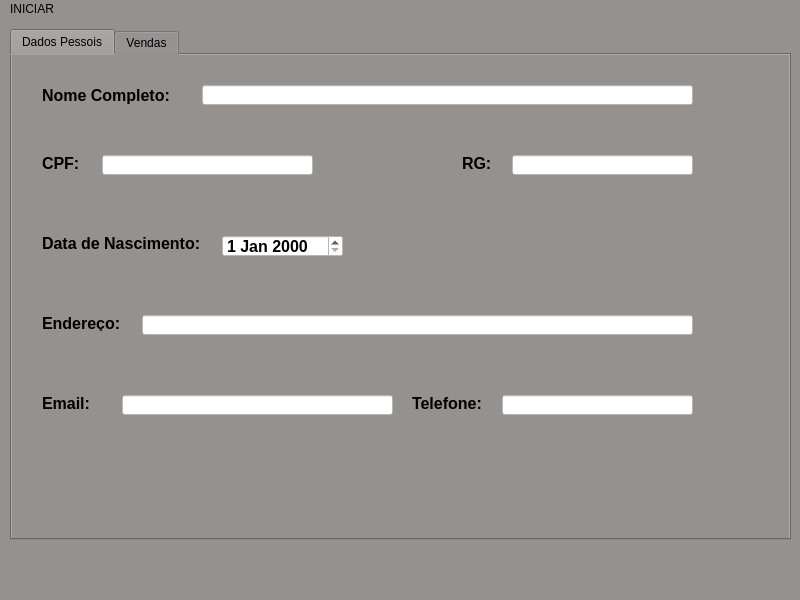
<?xml version="1.0" encoding="UTF-8"?>
<ui version="4.0">
 <class>MainWindow</class>
 <widget class="QMainWindow" name="MainWindow">
  <property name="geometry">
   <rect>
    <x>0</x>
    <y>0</y>
    <width>800</width>
    <height>600</height>
   </rect>
  </property>
  <property name="windowTitle">
   <string>MainWindow</string>
  </property>
  <property name="styleSheet">
   <string notr="true">background-color: rgb(149, 145, 143);</string>
  </property>
  <widget class="QWidget" name="centralwidget">
   <widget class="QTabWidget" name="tabWidget">
    <property name="geometry">
     <rect>
      <x>10</x>
      <y>10</y>
      <width>781</width>
      <height>511</height>
     </rect>
    </property>
    <property name="styleSheet">
     <string notr="true">background-color: rgb(149, 145, 143);</string>
    </property>
    <property name="currentIndex">
     <number>0</number>
    </property>
    <widget class="QWidget" name="tab">
     <attribute name="title">
      <string>Dados Pessois</string>
     </attribute>
     <widget class="QLabel" name="label">
      <property name="geometry">
       <rect>
        <x>30</x>
        <y>30</y>
        <width>161</width>
        <height>20</height>
       </rect>
      </property>
      <property name="font">
       <font>
        <pointsize>12</pointsize>
        <weight>75</weight>
        <bold>true</bold>
       </font>
      </property>
      <property name="text">
       <string>Nome Completo:</string>
      </property>
     </widget>
     <widget class="QLineEdit" name="lineEdit">
      <property name="geometry">
       <rect>
        <x>190</x>
        <y>30</y>
        <width>491</width>
        <height>20</height>
       </rect>
      </property>
      <property name="styleSheet">
       <string notr="true">background-color: rgb(255, 255, 255);</string>
      </property>
     </widget>
     <widget class="QLabel" name="label_2">
      <property name="geometry">
       <rect>
        <x>30</x>
        <y>180</y>
        <width>181</width>
        <height>16</height>
       </rect>
      </property>
      <property name="font">
       <font>
        <pointsize>12</pointsize>
        <weight>75</weight>
        <bold>true</bold>
       </font>
      </property>
      <property name="text">
       <string>Data de Nascimento:</string>
      </property>
     </widget>
     <widget class="QDateEdit" name="dateEdit">
      <property name="geometry">
       <rect>
        <x>210</x>
        <y>180</y>
        <width>121</width>
        <height>22</height>
       </rect>
      </property>
      <property name="font">
       <font>
        <pointsize>12</pointsize>
        <weight>75</weight>
        <bold>true</bold>
       </font>
      </property>
      <property name="styleSheet">
       <string notr="true">background-color: rgb(255, 255, 255);</string>
      </property>
     </widget>
     <widget class="QLabel" name="label_3">
      <property name="geometry">
       <rect>
        <x>400</x>
        <y>340</y>
        <width>101</width>
        <height>16</height>
       </rect>
      </property>
      <property name="font">
       <font>
        <pointsize>12</pointsize>
        <weight>75</weight>
        <bold>true</bold>
       </font>
      </property>
      <property name="text">
       <string>Telefone:</string>
      </property>
     </widget>
     <widget class="QLineEdit" name="lineEdit_2">
      <property name="geometry">
       <rect>
        <x>490</x>
        <y>340</y>
        <width>191</width>
        <height>20</height>
       </rect>
      </property>
      <property name="whatsThis">
       <string>&lt;html&gt;&lt;head/&gt;&lt;body&gt;&lt;p&gt;ex: (xx) xxxx-xxxx&lt;/p&gt;&lt;/body&gt;&lt;/html&gt;</string>
      </property>
      <property name="styleSheet">
       <string notr="true">background-color: rgb(255, 255, 255);</string>
      </property>
     </widget>
     <widget class="QLabel" name="label_4">
      <property name="geometry">
       <rect>
        <x>30</x>
        <y>100</y>
        <width>51</width>
        <height>16</height>
       </rect>
      </property>
      <property name="font">
       <font>
        <pointsize>12</pointsize>
        <weight>75</weight>
        <bold>true</bold>
       </font>
      </property>
      <property name="text">
       <string>CPF:</string>
      </property>
     </widget>
     <widget class="QLineEdit" name="lineEdit_3">
      <property name="geometry">
       <rect>
        <x>90</x>
        <y>100</y>
        <width>211</width>
        <height>20</height>
       </rect>
      </property>
      <property name="styleSheet">
       <string notr="true">background-color: rgb(255, 255, 255);</string>
      </property>
     </widget>
     <widget class="QLabel" name="label_5">
      <property name="geometry">
       <rect>
        <x>30</x>
        <y>260</y>
        <width>101</width>
        <height>16</height>
       </rect>
      </property>
      <property name="font">
       <font>
        <pointsize>12</pointsize>
        <weight>75</weight>
        <bold>true</bold>
       </font>
      </property>
      <property name="text">
       <string>Endereço:</string>
      </property>
     </widget>
     <widget class="QLineEdit" name="lineEdit_4">
      <property name="geometry">
       <rect>
        <x>130</x>
        <y>260</y>
        <width>551</width>
        <height>20</height>
       </rect>
      </property>
      <property name="styleSheet">
       <string notr="true">background-color: rgb(255, 255, 255);</string>
      </property>
     </widget>
     <widget class="QLabel" name="label_6">
      <property name="geometry">
       <rect>
        <x>30</x>
        <y>340</y>
        <width>71</width>
        <height>16</height>
       </rect>
      </property>
      <property name="font">
       <font>
        <pointsize>12</pointsize>
        <weight>75</weight>
        <bold>true</bold>
       </font>
      </property>
      <property name="text">
       <string>Email: </string>
      </property>
     </widget>
     <widget class="QLineEdit" name="lineEdit_5">
      <property name="geometry">
       <rect>
        <x>110</x>
        <y>340</y>
        <width>271</width>
        <height>20</height>
       </rect>
      </property>
      <property name="styleSheet">
       <string notr="true">background-color: rgb(255, 255, 255);</string>
      </property>
     </widget>
     <widget class="QLabel" name="label_7">
      <property name="geometry">
       <rect>
        <x>450</x>
        <y>100</y>
        <width>51</width>
        <height>16</height>
       </rect>
      </property>
      <property name="font">
       <font>
        <pointsize>12</pointsize>
        <weight>75</weight>
        <bold>true</bold>
       </font>
      </property>
      <property name="text">
       <string>RG:</string>
      </property>
     </widget>
     <widget class="QLineEdit" name="lineEdit_6">
      <property name="geometry">
       <rect>
        <x>500</x>
        <y>100</y>
        <width>181</width>
        <height>20</height>
       </rect>
      </property>
      <property name="styleSheet">
       <string notr="true">background-color: rgb(255, 255, 255);</string>
      </property>
     </widget>
    </widget>
    <widget class="QWidget" name="tab_2">
     <attribute name="title">
      <string>Vendas</string>
     </attribute>
     <widget class="QLabel" name="label_8">
      <property name="geometry">
       <rect>
        <x>50</x>
        <y>30</y>
        <width>61</width>
        <height>16</height>
       </rect>
      </property>
      <property name="font">
       <font>
        <pointsize>12</pointsize>
        <weight>75</weight>
        <bold>true</bold>
       </font>
      </property>
      <property name="text">
       <string>Plano:</string>
      </property>
     </widget>
     <widget class="QLineEdit" name="lineEdit_7">
      <property name="geometry">
       <rect>
        <x>130</x>
        <y>30</y>
        <width>231</width>
        <height>20</height>
       </rect>
      </property>
      <property name="styleSheet">
       <string notr="true">background-color: rgb(255, 255, 255);</string>
      </property>
     </widget>
     <widget class="QLabel" name="label_9">
      <property name="geometry">
       <rect>
        <x>420</x>
        <y>160</y>
        <width>61</width>
        <height>16</height>
       </rect>
      </property>
      <property name="font">
       <font>
        <pointsize>12</pointsize>
        <weight>75</weight>
        <bold>true</bold>
       </font>
      </property>
      <property name="text">
       <string>Valor: </string>
      </property>
     </widget>
     <widget class="QLineEdit" name="lineEdit_8">
      <property name="geometry">
       <rect>
        <x>500</x>
        <y>160</y>
        <width>151</width>
        <height>20</height>
       </rect>
      </property>
      <property name="styleSheet">
       <string notr="true">background-color: rgb(255, 255, 255);</string>
      </property>
     </widget>
     <widget class="QLabel" name="label_10">
      <property name="geometry">
       <rect>
        <x>50</x>
        <y>160</y>
        <width>91</width>
        <height>16</height>
       </rect>
      </property>
      <property name="font">
       <font>
        <pointsize>12</pointsize>
        <weight>75</weight>
        <bold>true</bold>
       </font>
      </property>
      <property name="text">
       <string>Corretor: </string>
      </property>
     </widget>
     <widget class="QLineEdit" name="lineEdit_9">
      <property name="geometry">
       <rect>
        <x>140</x>
        <y>160</y>
        <width>221</width>
        <height>20</height>
       </rect>
      </property>
      <property name="styleSheet">
       <string notr="true">background-color: rgb(255, 255, 255);</string>
      </property>
     </widget>
     <widget class="QLabel" name="label_11">
      <property name="geometry">
       <rect>
        <x>50</x>
        <y>300</y>
        <width>91</width>
        <height>16</height>
       </rect>
      </property>
      <property name="font">
       <font>
        <pointsize>12</pointsize>
        <weight>75</weight>
        <bold>true</bold>
       </font>
      </property>
      <property name="text">
       <string>Escritório:</string>
      </property>
     </widget>
     <widget class="QLineEdit" name="lineEdit_10">
      <property name="geometry">
       <rect>
        <x>150</x>
        <y>300</y>
        <width>211</width>
        <height>20</height>
       </rect>
      </property>
      <property name="styleSheet">
       <string notr="true">background-color: rgb(255, 255, 255);</string>
      </property>
     </widget>
     <widget class="QLabel" name="label_12">
      <property name="geometry">
       <rect>
        <x>430</x>
        <y>300</y>
        <width>111</width>
        <height>21</height>
       </rect>
      </property>
      <property name="font">
       <font>
        <pointsize>12</pointsize>
        <weight>75</weight>
        <bold>true</bold>
       </font>
      </property>
      <property name="text">
       <string>Venc / Vig :</string>
      </property>
     </widget>
     <widget class="QLineEdit" name="lineEdit_11">
      <property name="geometry">
       <rect>
        <x>540</x>
        <y>300</y>
        <width>113</width>
        <height>20</height>
       </rect>
      </property>
      <property name="styleSheet">
       <string notr="true">background-color: rgb(255, 255, 255);</string>
      </property>
     </widget>
     <widget class="QPushButton" name="pushButton">
      <property name="geometry">
       <rect>
        <x>520</x>
        <y>390</y>
        <width>121</width>
        <height>51</height>
       </rect>
      </property>
      <property name="font">
       <font>
        <pointsize>15</pointsize>
        <weight>75</weight>
        <bold>true</bold>
       </font>
      </property>
      <property name="styleSheet">
       <string notr="true">background-color: rgb(85, 255, 255);</string>
      </property>
      <property name="text">
       <string>Concluir</string>
      </property>
     </widget>
     <widget class="QRadioButton" name="radioButton">
      <property name="geometry">
       <rect>
        <x>450</x>
        <y>30</y>
        <width>121</width>
        <height>17</height>
       </rect>
      </property>
      <property name="font">
       <font>
        <pointsize>12</pointsize>
        <weight>75</weight>
        <bold>true</bold>
       </font>
      </property>
      <property name="text">
       <string>Enfermaria</string>
      </property>
     </widget>
     <widget class="QRadioButton" name="radioButton_2">
      <property name="geometry">
       <rect>
        <x>450</x>
        <y>70</y>
        <width>141</width>
        <height>17</height>
       </rect>
      </property>
      <property name="font">
       <font>
        <pointsize>12</pointsize>
        <weight>75</weight>
        <bold>true</bold>
       </font>
      </property>
      <property name="text">
       <string>Apartamento</string>
      </property>
     </widget>
     <widget class="QRadioButton" name="radioButton_3">
      <property name="geometry">
       <rect>
        <x>450</x>
        <y>110</y>
        <width>151</width>
        <height>21</height>
       </rect>
      </property>
      <property name="font">
       <font>
        <pointsize>12</pointsize>
        <weight>75</weight>
        <bold>true</bold>
       </font>
      </property>
      <property name="text">
       <string>Odontológico</string>
      </property>
     </widget>
    </widget>
   </widget>
  </widget>
  <widget class="QStatusBar" name="statusbar"/>
  <widget class="QMenuBar" name="menuBar">
   <property name="geometry">
    <rect>
     <x>0</x>
     <y>0</y>
     <width>800</width>
     <height>21</height>
    </rect>
   </property>
   <widget class="QMenu" name="menuINICIAR">
    <property name="title">
     <string>INICIAR</string>
    </property>
    <addaction name="actionNovo"/>
    <addaction name="actionAlterar"/>
    <addaction name="actionPesquisar"/>
   </widget>
   <addaction name="menuINICIAR"/>
  </widget>
  <action name="actionNovo">
   <property name="text">
    <string>Novo</string>
   </property>
  </action>
  <action name="actionAlterar">
   <property name="text">
    <string>Alterar</string>
   </property>
  </action>
  <action name="actionPesquisar">
   <property name="text">
    <string>Pesquisar</string>
   </property>
  </action>
 </widget>
 <resources/>
 <connections/>
</ui>
